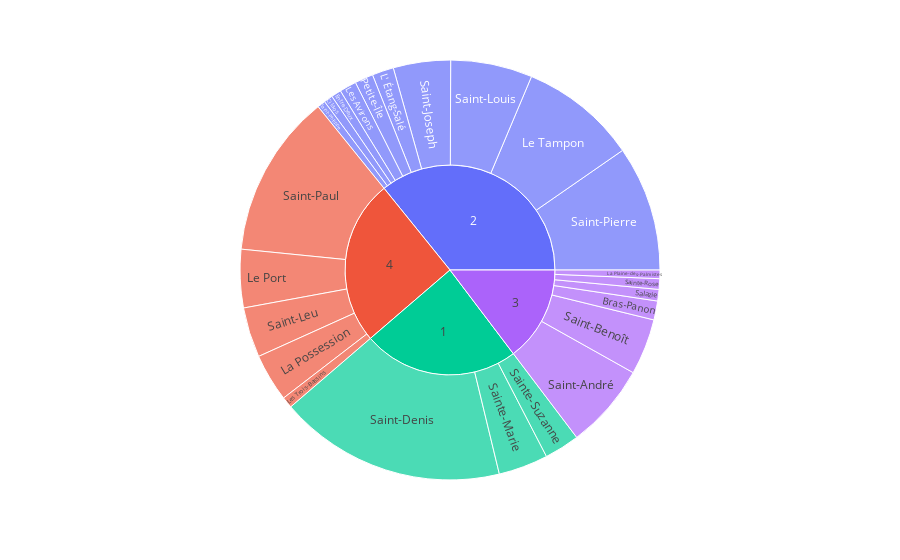

Notebook code cell kept with this figure:
### Code cell
# sunburst
px.sunburst(population,
          path=["Code arrondissement départemental","Nom de la commune"],
          values="Population totale")

### Figure 1 — Plotly figure (JSON) as saved in the notebook; plotly's stock layout.template omitted (floating-point values rounded to 4 significant figures)
{"data": [{"branchvalues": "total", "domain": {"x": [0, 1], "y": [0, 1]}, "hovertemplate": "labels=%{label}<br>Population totale=%{value}<br>parent=%{parent}<br>id=%{id}<extra></extra>", "ids": ["3/Bras-Panon", "2/Cilaos", "2/Entre-Deux", "2/L' Étang-Salé", "3/La Plaine-des-Palmistes", "4/La Possession", "4/Le Port", "2/Le Tampon", "2/Les Avirons", "4/Les Trois-Bassins", "2/Petite-Île", "3/Saint-André", "3/Saint-Benoît", "1/Saint-Denis", "2/Saint-Joseph", "4/Saint-Leu", "2/Saint-Louis", "4/Saint-Paul", "2/Saint-Philippe", "2/Saint-Pierre", "1/Sainte-Marie", "3/Sainte-Rose", "1/Sainte-Suzanne", "3/Salazie", "1", "2", "3", "4"], "labels": ["Bras-Panon", "Cilaos", "Entre-Deux", "L' Étang-Salé", "La Plaine-des-Palmistes", "La Possession", "Le Port", "Le Tampon", "Les Avirons", "Les Trois-Bassins", "Petite-Île", "Saint-André", "Saint-Benoît", "Saint-Denis", "Saint-Joseph", "Saint-Leu", "Saint-Louis", "Saint-Paul", "Saint-Philippe", "Saint-Pierre", "Sainte-Marie", "Sainte-Rose", "Sainte-Suzanne", "Salazie", "1", "2", "3", "4"], "name": "", "parents": ["3", "2", "2", "2", "3", "4", "4", "2", "2", "4", "2", "3", "3", "1", "2", "4", "2", "4", "2", "2", "1", "3", "1", "3", "", "", "", ""], "type": "sunburst", "values": [133642, 62999, 70281, 152391, 60566, 337904, 411129, 825837, 119538, 79250, 130205, 601128, 394936, 1602503, 404082, 353022, 577142, 1155365, 56712, 884444, 350485, 74862, 248817, 81355, 2201805, 3283631, 1346489, 2336670]}], "layout": {"autosize": true, "legend": {"tracegroupgap": 0}, "margin": {"t": 60}}}
